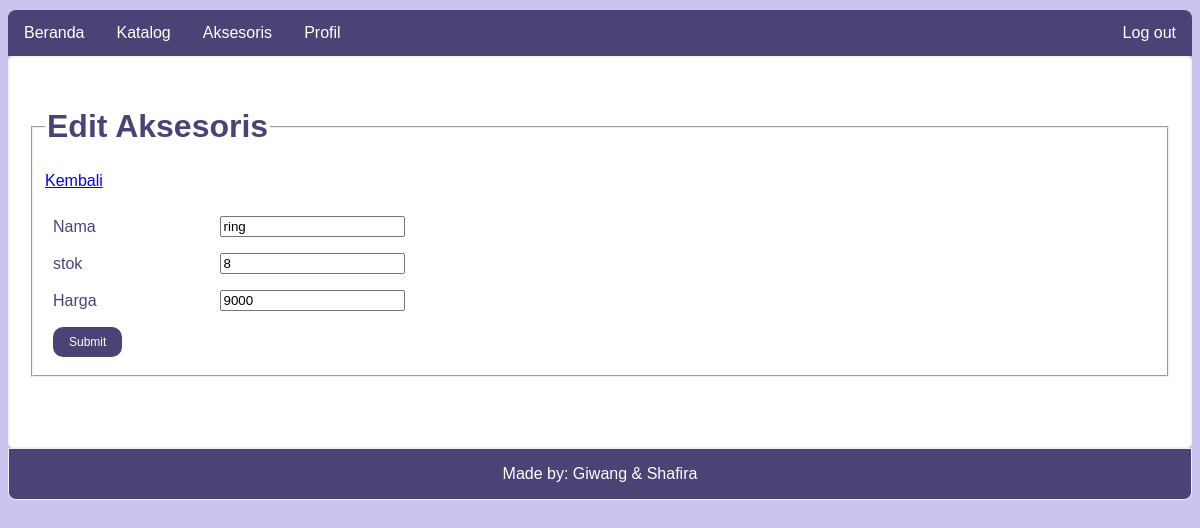
The page /index.php?page=edit-aksesoris&nama=ring (signed in) on the database its author committed.
### tables this page shows
CREATE TABLE `aksesoris` (
  `id` int(10) NOT NULL,
  `nama` varchar(50) NOT NULL,
  `stok` varchar(50) NOT NULL,
  `harga` int(25) NOT NULL
);

### config.php (called while the page is built)
<?php
class Connection{
public function get_connection(){
    $host = "localhost";
    $database = "jilqu";
    $username = "root";
    $password = "";
    $connect = new mysqli($host, $username, $password, $database);
    return $connect;
 }
}

### model_aksesoris.php (called while the page is built, shortened)
<?php
include 'config.php';
class Model extends Connection{
public function __construct()
    {
        $this->conn = $this->get_connection();
    }
public function edit($id)
{
    $sql = "SELECT * FROM aksesoris WHERE nama='$id'";
    $bind = $this->conn->query($sql);
    while ($obj = $bind->fetch_object()) {
    $baris = $obj;
    }
    return $baris;
}
}

### edit_aksesoris.php (the view, shortened to what this page needs)
<?php
$id = $_GET['nama'];
include 'model_aksesoris.php';
$model = new Model();
$data = $model->edit($id);
?>
<!doctype html>
<html lang="en">
<head>
<link rel="stylesheet" type="text/css" href="asset/style.css">
</head>
<body>
<div class="halaman ">
<fieldset>
<legend><h1>Edit Aksesoris</h1></legend>
<a href="index.php?page=aksesoris">Kembali</a>
<br><br>
<form action="proces_aksesoris.php" method="post" name="tmb_aksesoris_form" onSubmit="return validasi()">
<table width="50%">
    <tr>
        <td class="td3"><label>Nama</label></td>
        <td><input type="text" name="nama" value="<?php echo $data->nama ?>"></td>
        <td><div style="color : red;" id="namaErr"></div></td>
    </tr>
    <tr>
    <td class="td3"><label>stok</label></td>
    <td><input type="text" name="stok" value="<?php echo $data->stok ?>"></td>
    <td><div style="color : red;" id="stokErr"></div></td>
    <tr>
    <td class="td3"><label>Harga</label></td>
    <td><input type="text" name="harga" value="<?php echo $data->harga ?>"></td>
    <td><div style="color : red;" id="hargaErr"></div></td>
    </tr>
    <tr >
        <td colspan="2"><button class="button button1" type="submit" name="submit_edit">Submit</button></td>
    </tr>
</table>
</form>
</fieldset>
</div>
</body>
</html>

### asset/style.css (style rules this page uses)
* { box-sizing: border-box; }
body { background-color: #ccc4ee; font-size:16px; color:#444; font-family: sans-serif; }
table { border-collapse: collapse; }
th, td { text-align: left; padding: 8px; }
.td3 { width: 30%; }
.button { background-color: #4b4276; border: 1px; color: white; padding: 8px 16px; text-align: center; text-decoration: none; display: inline-block; border-radius: 10px; font-size: 12px; transition-duration: 0.4s; cursor: pointer; }
.button1 { background-color: #4b4276; color: white; }
div.halaman { padding: 30px 20px; color: #4b4276; padding-bottom: 70px; }

### rows shown on the page
aksesoris: nama "ring", stok "8", harga "9000"
